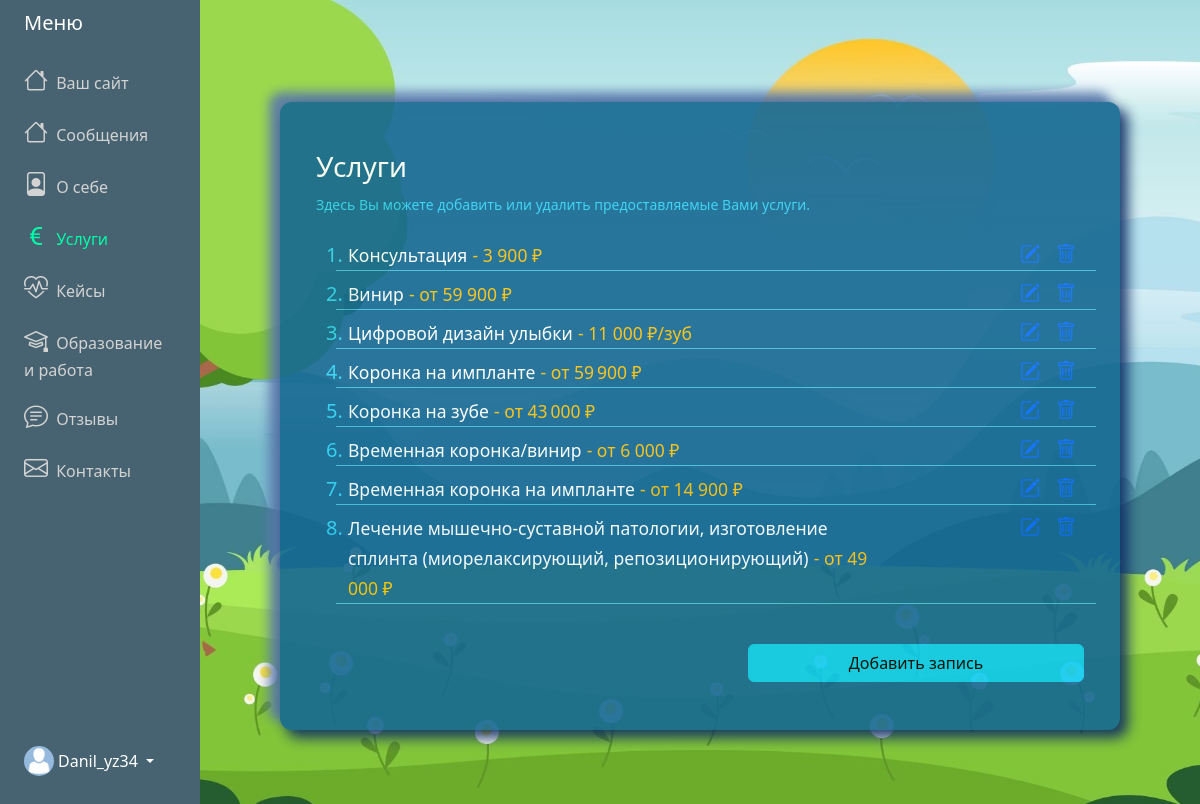
The page /adminPanel/services/ (signed in) on the database its author committed.
### adminPanel/models.py (models this page shows, shortened)
class Menu (models.Model):
    user = models.OneToOneField(User, on_delete=models.CASCADE)
    messages = models.CharField('Сообщения', max_length=100, default="Сообщения")
    about = models.CharField('О себе', max_length=100, default="О себе")
    services = models.CharField('Услуги', max_length=100, default="Услуги")
    cases = models.CharField('Кейсы', max_length=100, default="Кейсы")
    ed_and_work = models.CharField('Образование и работа', max_length=100, default="Образование и работа")
    feedbacks = models.CharField('Отзывы', max_length=100, default="Отзывы")
    contacts = models.CharField('Контакты', max_length=100, default="Контакты")

class About(models.Model):
    user = models.OneToOneField(User, on_delete=models.CASCADE)
    profession = models.CharField(max_length=200)
    slogan = models.TextField(null=True, blank=True)
    main_foto = models.ImageField(
        default="avatar.jpg",
        upload_to="About_main_foto"
    )

class Service(models.Model):
    title = models.CharField('Название', max_length=200)
    desc = models.TextField('Описание', null=False, blank=False)
    price = models.CharField('Цена', max_length=200, null=True, blank=True)
    img = models.ImageField('Изображение', upload_to="Service_img", null=True, blank=True)
    user = models.ForeignKey(User, on_delete=models.CASCADE)

### adminPanel/views.py (the view)
# urls.py: path('adminPanel/services/', ServiceView.as_view(), name="services"),
class ServiceView(LoginRequiredMixin,ListView):
    model = Service
    template_name = "adminPanel/services.html"
    context_object_name = "posts"
    def get_context_data(self, **kwargs):
        context = super().get_context_data(**kwargs)
        context['title'] = 'Услуги'
        context['active'] = 'services'
        context['menu'] = request_menu(self.request)
        return context

### adminPanel/views.py (called while the page is built)
def request_menu(request):
    user_id = request.user.id  # Получаем id текущего пользователя
    menu = Menu.objects.filter(user_id=user_id).first()  # Используем user_id для фильтрации
    return menu

### adminPanel/templates/adminPanel/services.html (shortened to what this page needs)
{% extends "adminPanel/base.html" %}
{% block content %}
<div class="container vh-100 d-flex align-items-center">
    <div id="innerPage">
        <div class="row align-items-center justify-content-center">
            <div class="col-12 text-white px-5 pt-5">
                <div class="lead">
                    <h3>Услуги</h3>
                    <p class="fs-6 mb-4">
                        <small class="label-color">Здесь Вы можете добавить или удалить предоставляемые Вами услуги.</small>
                    </p>
                </div>
                {% if posts %}
                <ol class="categories">
                    {% for post in posts %}
                    <li class="label-color fs-5">
                        <div class="row mt-2" style="border-bottom: 1px solid #45bdd9;">
                            <div class="col-9">
                                <a href="{% url 'update-service' post.id %}" style="text-decoration: none;color: #ffffff;">
                                    <small>{{ post.title }}</small>
                                    <small class="text-warning"> - {{ post.price }}</small>
                                </a>
                            </div>
                            <div class="task-controls col-3 card-text d-flex">
                                <a class="edit px-2 ms-auto" href="{% url 'update-service' post.id %}">
                                    <i class="bi bi-pencil-square"></i></a>
                                <a class="edit px-2" href="{% url 'delete-service' post.id %}"><i class="bi bi-trash"></i></a>
                            </div>
                        </div>
                    </li>
                    {%endfor%}
                </ol>
                {% else %}
                <p class="text-center"> Список пуст!
                    <a href="{% url 'create-service' %}">Добавить запись</a>
                </p>
                {% endif %}
            </div>
        </div>
        <div class="row align-items-center justify-content-center">
            <div class="col-sm-6 col-xs-12 d-sm-block  px-5 pb-5">
                <a href="{% url 'create-service' %}" class="btn btn-info mt-4 w-100"
                    id="ed-and-work-brn">Добавить запись</a>
            </div>
        </div>
    </div>
</div>
{% endblock content %}

### adminPanel/templates/adminPanel/base.html (shortened to what this page needs)
{% load static %}
<!DOCTYPE html>
<html lang="en">
<head>
    <link href="https://cdn.jsdelivr.net/npm/bootstrap@5.3.3/dist/css/bootstrap.min.css" rel="stylesheet"
>
    <link rel="stylesheet"
        href="https://cdnjs.cloudflare.com/ajax/libs/bootstrap-icons/1.8.1/font/bootstrap-icons.min.css">
    <link rel="stylesheet" href="{% static 'css/styles.css'%}">
</head>
<body class="admin-panel-body">
    <div class="container-fluid">
        <div class="row flex-nowrap">
            <div class="col-auto col-md-3 col-xl-2 px-sm-2 px-0 menu-bg-custom">
                <div class="d-flex flex-column align-items-center align-items-sm-start px-3 pt-2 text-white min-vh-100">
                    <a href="/"
                        class="d-flex align-items-center pb-3 mb-md-0 me-md-auto text-white text-decoration-none">
                        <span class="fs-5 d-none d-sm-inline">Меню</span>
                    </a>
                    <ul class="nav text-light flex-column mb-sm-auto mb-0 align-items-center align-items-sm-start"
                        id="menu">
                        <li>
                            <a href="{% url 'home' %}" class="nav-link align-middle px-0 admin-menu-text {%if active == 'home' %} active {% endif %}">
                                <i class="fs-4 bi-house"></i> <span class="ms-1 d-none d-sm-inline">Ваш сайт</span>
                            </a>
                        </li>
                        <li>
                            <a href="{% url 'messages' %}" class="nav-link align-middle px-0 admin-menu-text {%if active == 'messages' %} active {% endif %}">
                                <i class="fs-4 bi-house"></i> <span class="ms-1 d-none d-sm-inline">{% if menu.messages %} {{ menu.messages }} {% else %}Сообщения {% endif %}</span>
                            </a>
                        </li>
                        <li>
                            <a href="{% url 'about' %}" class="nav-link align-middle px-0 admin-menu-text {%if active == 'about' %} active {% endif %}">
                                <i class="fs-4 bi-file-person"></i> <span class="ms-1 d-none d-sm-inline">{% if menu.about %} {{ menu.about }} {% else %} О себе {% endif %}</span>
                            </a>
                        </li>
                        <li>
                            <a href="{% url 'services' %}" class="nav-link px-0 align-middle admin-menu-text {%if active == 'services' %} active {% endif %}">
                                <i class="fs-4 bi-currency-euro"></i> <span class="ms-1 d-none d-sm-inline">{% if menu.services %} {{ menu.services }} {% else %} Услуги {% endif %}</span></a>
                        </li>
                        <li>
                            <a href="{% url 'cases' %}" class="nav-link px-0 align-middle admin-menu-text {%if active == 'cases' %} active {% endif %}">
                                <i class="fs-4 bi-heart-pulse"></i> <span class="ms-1 d-none d-sm-inline">{% if menu.cases %} {{ menu.cases }} {% else %} Кейсы {% endif %}</span></a>
                        </li>
                        <li>
                            <a href="{% url 'ed-and-work' %}" class="nav-link px-0 align-middl admin-menu-text {%if active == 'ed_and_work' %} active {% endif %}">
                                <i class="fs-4 bi-mortarboard"></i> <span class="ms-1 d-none d-sm-inline">{% if menu.ed_and_work %} {{ menu.ed_and_work }} {% else %} Образование и работа {% endif %}</span></a>
                        </li>
                        <li>
                            <a href="{% url 'feedbacks' %}" class="nav-link px-0 align-middle admin-menu-text {%if active == 'feedbacks' %} active {% endif %}">
                                <i class="fs-4 bi-chat-text"></i> <span class="ms-1 d-none d-sm-inline">{% if menu.feedbacks %} {{ menu.feedbacks }} {% else %} Отзывы {% endif %}</span>
                            </a>
                        </li>
                        <li>
                            <a href="#" class="nav-link px-0 align-middle admin-menu-text">
                                <i class="fs-4 bi-envelope"></i> <span class="ms-1 d-none d-sm-inline">{% if menu.contacts %} {{ menu.contacts }} {% else %} Контакты {% endif %}</span>
                            </a>
                        </li>
                    </ul>
                    <div class="dropdown pb-4">
                        <a href="#"
                            class="d-flex align-items-center text-white text-decoration-none dropdown-toggle {% if current_path == home_url %}active{% endif %}"
                            id="dropdownUser1" data-bs-toggle="dropdown" aria-expanded="false">
                            <img src="{{ user.about.main_foto.url }}" alt="logo" width="30" height="30"
                                class="rounded-circle">
                            <span class="d-none d-sm-inline mx-1">{{user.username}}</span>
                        </a>
                    </div>
                </div>
            </div>
            <div class="col py-3">
                {% block content %}
                {% endblock content %}
            </div>
        </div>
    </div>
</body>
</html>

### static/css/styles.css (style rules this page uses)
:root { --color-primary: #ee394c; --color-secondary: #86b7fe; --color-light: #f2f2f2; --color-gray: #ced4da; --color-dark: #212121; --color-white: #ffffff; --color-error: #e2442f; --color-warning: #ffc900; --color-info: #02a2b9; --color-success: #1ba345; --color-input: #00d1b2; --border-radius: 5px; }
#innerPage { width:100%; max-width:840px; margin : 0 auto; border-radius: 12px; background: #156892; box-shadow: 7px 7px 13px 1px #0f2d64, -10px -9px 11px 1px #5b79ad; opacity: 0.9; }
.menu-bg-custom { background-color: #476270; }
.admin-menu-text { color: lightgray; }
.admin-menu-text.active { color: #0fa !important; }
.label-color { color:#31d2f2; }

### adminPanel/templates/adminPanel/services.html (style rules this page uses)
.admin-panel-body { background-image: url('/media/fon-admin-about.jpg'); background-repeat: no-repeat; background-size: cover; background-position: center; }

### rows shown on the page
Menu: messages "Сообщения", about "О себе", services "Услуги", cases "Кейсы", ed_and_work "Образование и работа", feedbacks "Отзывы", contacts "Контакты"
Service: title "Консультация", price "3 900 ₽"
Service: title "Винир", price "от 59 900 ₽"
Service: title "Цифровой дизайн улыбки", price "11 000 ₽/зуб"
Service: title "Коронка на импланте", price "от 59 900 ₽"
Service: title "Коронка на зубе", price "от 43 000 ₽"
Service: title "Временная коронка/винир", price "от 6 000 ₽"
Service: title "Временная коронка на импланте", price "от 14 900 ₽"
Service: title "Лечение мышечно-суставной патологии, изготовление сплинта (миорелаксирующий, репозиционирующий)", price "от 49 000 ₽"

### other values the page prints
{{ user.username }} "Danil_yz34"
